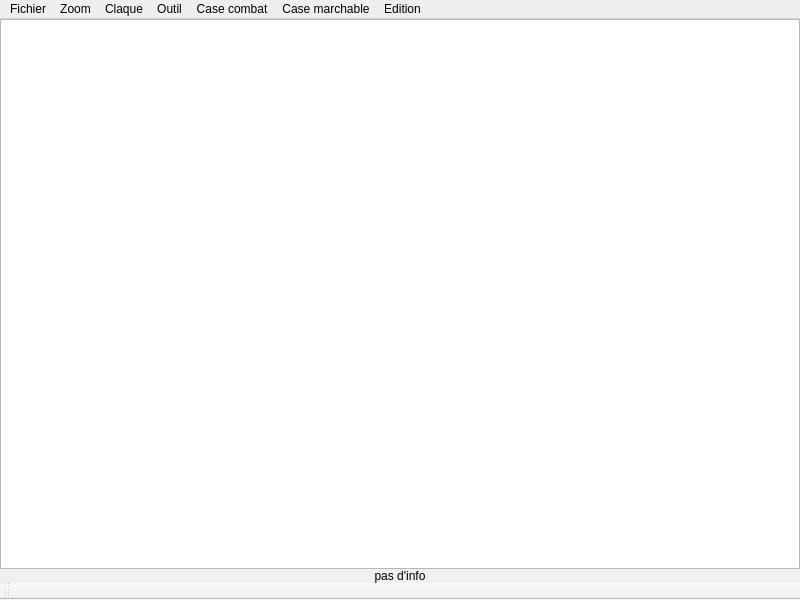
<?xml version="1.0" encoding="UTF-8"?>
<ui version="4.0">
 <class>MainWindow</class>
 <widget class="QMainWindow" name="MainWindow">
  <property name="geometry">
   <rect>
    <x>0</x>
    <y>0</y>
    <width>800</width>
    <height>600</height>
   </rect>
  </property>
  <property name="windowTitle">
   <string>MainWindow</string>
  </property>
  <widget class="QWidget" name="lay_prin">
   <layout class="QVBoxLayout" name="verticalLayout">
    <property name="spacing">
     <number>0</number>
    </property>
    <property name="margin">
     <number>0</number>
    </property>
    <item>
     <widget class="QGraphicsView" name="carte">
      <property name="verticalScrollBarPolicy">
       <enum>Qt::ScrollBarAlwaysOff</enum>
      </property>
      <property name="horizontalScrollBarPolicy">
       <enum>Qt::ScrollBarAlwaysOff</enum>
      </property>
      <property name="interactive">
       <bool>true</bool>
      </property>
      <property name="alignment">
       <set>Qt::AlignLeading|Qt::AlignLeft|Qt::AlignTop</set>
      </property>
      <property name="dragMode">
       <enum>QGraphicsView::NoDrag</enum>
      </property>
      <property name="cacheMode">
       <set>QGraphicsView::CacheNone</set>
      </property>
      <property name="transformationAnchor">
       <enum>QGraphicsView::NoAnchor</enum>
      </property>
      <property name="viewportUpdateMode">
       <enum>QGraphicsView::MinimalViewportUpdate</enum>
      </property>
      <property name="rubberBandSelectionMode">
       <enum>Qt::ContainsItemShape</enum>
      </property>
     </widget>
    </item>
    <item>
     <widget class="QLabel" name="texte">
      <property name="text">
       <string>pas d'info</string>
      </property>
      <property name="alignment">
       <set>Qt::AlignCenter</set>
      </property>
     </widget>
    </item>
   </layout>
  </widget>
  <widget class="QMenuBar" name="menu">
   <property name="geometry">
    <rect>
     <x>0</x>
     <y>0</y>
     <width>800</width>
     <height>25</height>
    </rect>
   </property>
   <widget class="QMenu" name="menu_fichier">
    <property name="title">
     <string>Fichier</string>
    </property>
    <addaction name="menu_fichier_enregistrer"/>
    <addaction name="menu_fichier_charger"/>
    <addaction name="menu_fichier_nouvelle"/>
    <addaction name="menu_fichier_quitter"/>
   </widget>
   <widget class="QMenu" name="menuZoom">
    <property name="title">
     <string>Zoom</string>
    </property>
    <addaction name="actionChanger_la_valeure_du_zoom"/>
   </widget>
   <widget class="QMenu" name="menuClaque">
    <property name="title">
     <string>Claque</string>
    </property>
    <addaction name="actionCalque_1"/>
    <addaction name="actionCalque_2"/>
    <addaction name="actionCalque_3"/>
   </widget>
   <widget class="QMenu" name="menuOutil">
    <property name="title">
     <string>Outil</string>
    </property>
    <addaction name="actionObjet"/>
    <addaction name="actionCase_marchable"/>
    <addaction name="actionCase_combat"/>
    <addaction name="actionTransporteur"/>
    <addaction name="actionCase_portee"/>
   </widget>
   <widget class="QMenu" name="menuCase_combat">
    <property name="title">
     <string>Case combat</string>
    </property>
    <addaction name="actionEquipe_1"/>
    <addaction name="actionEquipe_2"/>
   </widget>
   <widget class="QMenu" name="menuCase_marchable">
    <property name="title">
     <string>Case marchable</string>
    </property>
    <addaction name="actionPetite"/>
    <addaction name="actionMoyenne"/>
    <addaction name="actionGrande"/>
   </widget>
   <widget class="QMenu" name="menuEdition">
    <property name="title">
     <string>Edition</string>
    </property>
    <addaction name="actionAnnuler"/>
   </widget>
   <addaction name="menu_fichier"/>
   <addaction name="menuZoom"/>
   <addaction name="menuClaque"/>
   <addaction name="menuOutil"/>
   <addaction name="menuCase_combat"/>
   <addaction name="menuCase_marchable"/>
   <addaction name="menuEdition"/>
  </widget>
  <widget class="QToolBar" name="barre_outil">
   <property name="windowTitle">
    <string>toolBar</string>
   </property>
   <attribute name="toolBarArea">
    <enum>BottomToolBarArea</enum>
   </attribute>
   <attribute name="toolBarBreak">
    <bool>false</bool>
   </attribute>
  </widget>
  <action name="menu_fichier_enregistrer">
   <property name="text">
    <string>Enregistrer</string>
   </property>
  </action>
  <action name="menu_fichier_quitter">
   <property name="text">
    <string>Quitter</string>
   </property>
  </action>
  <action name="menu_objet_nouveau">
   <property name="text">
    <string>nouveau</string>
   </property>
  </action>
  <action name="menu_fichier_nouvelle">
   <property name="text">
    <string>Nouvelle</string>
   </property>
  </action>
  <action name="menu_fichier_charger">
   <property name="text">
    <string>Charger</string>
   </property>
  </action>
  <action name="menu_fond_nouveau">
   <property name="text">
    <string>nouveau</string>
   </property>
  </action>
  <action name="menu_fond_remplire">
   <property name="text">
    <string>remplire</string>
   </property>
  </action>
  <action name="menu_fond_charger">
   <property name="text">
    <string>Je veux plus de fond</string>
   </property>
  </action>
  <action name="actionChanger_la_valeure_du_zoom">
   <property name="text">
    <string>Changer la valeure du zoom</string>
   </property>
  </action>
  <action name="actionCalque_1">
   <property name="text">
    <string>Calque 1</string>
   </property>
  </action>
  <action name="actionCalque_2">
   <property name="text">
    <string>Calque 2</string>
   </property>
  </action>
  <action name="actionCalque_3">
   <property name="text">
    <string>Calque 3</string>
   </property>
  </action>
  <action name="actionObjet">
   <property name="text">
    <string>Objet</string>
   </property>
  </action>
  <action name="actionCase_marchable">
   <property name="text">
    <string>Case marchable</string>
   </property>
  </action>
  <action name="actionCase_combat">
   <property name="text">
    <string>Case combat</string>
   </property>
  </action>
  <action name="actionTransporteur">
   <property name="text">
    <string>Transporteur</string>
   </property>
  </action>
  <action name="actionEquipe_1">
   <property name="text">
    <string>Equipe 1</string>
   </property>
  </action>
  <action name="actionEquipe_2">
   <property name="text">
    <string>Equipe 2</string>
   </property>
  </action>
  <action name="actionPetite">
   <property name="text">
    <string>Petite</string>
   </property>
  </action>
  <action name="actionMoyenne">
   <property name="text">
    <string>Moyenne</string>
   </property>
  </action>
  <action name="actionGrande">
   <property name="text">
    <string>Grande</string>
   </property>
  </action>
  <action name="actionAnnuler">
   <property name="text">
    <string>Annuler</string>
   </property>
  </action>
  <action name="actionCase_portee">
   <property name="text">
    <string>Case portée</string>
   </property>
  </action>
 </widget>
 <resources/>
 <connections/>
</ui>
